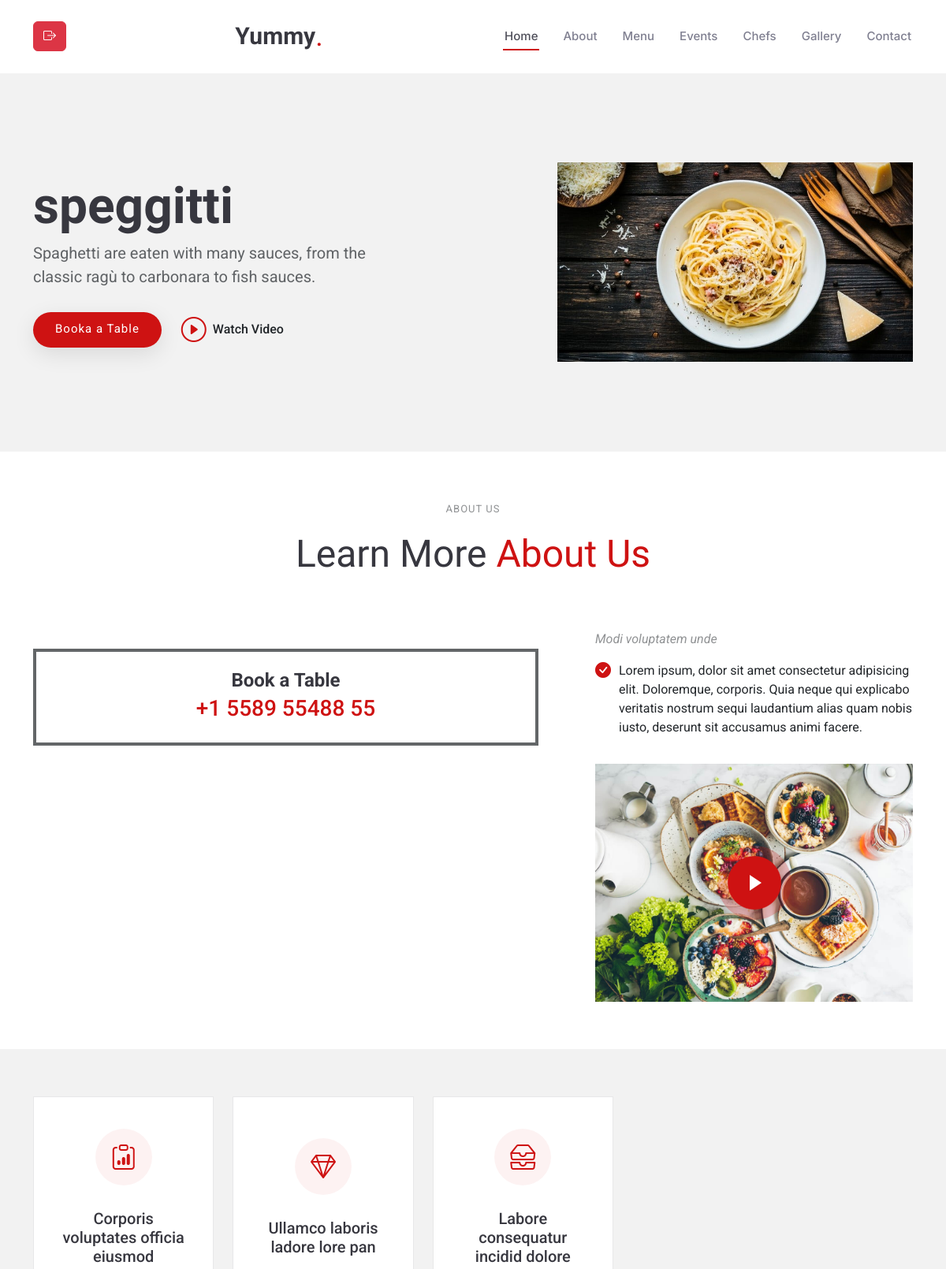
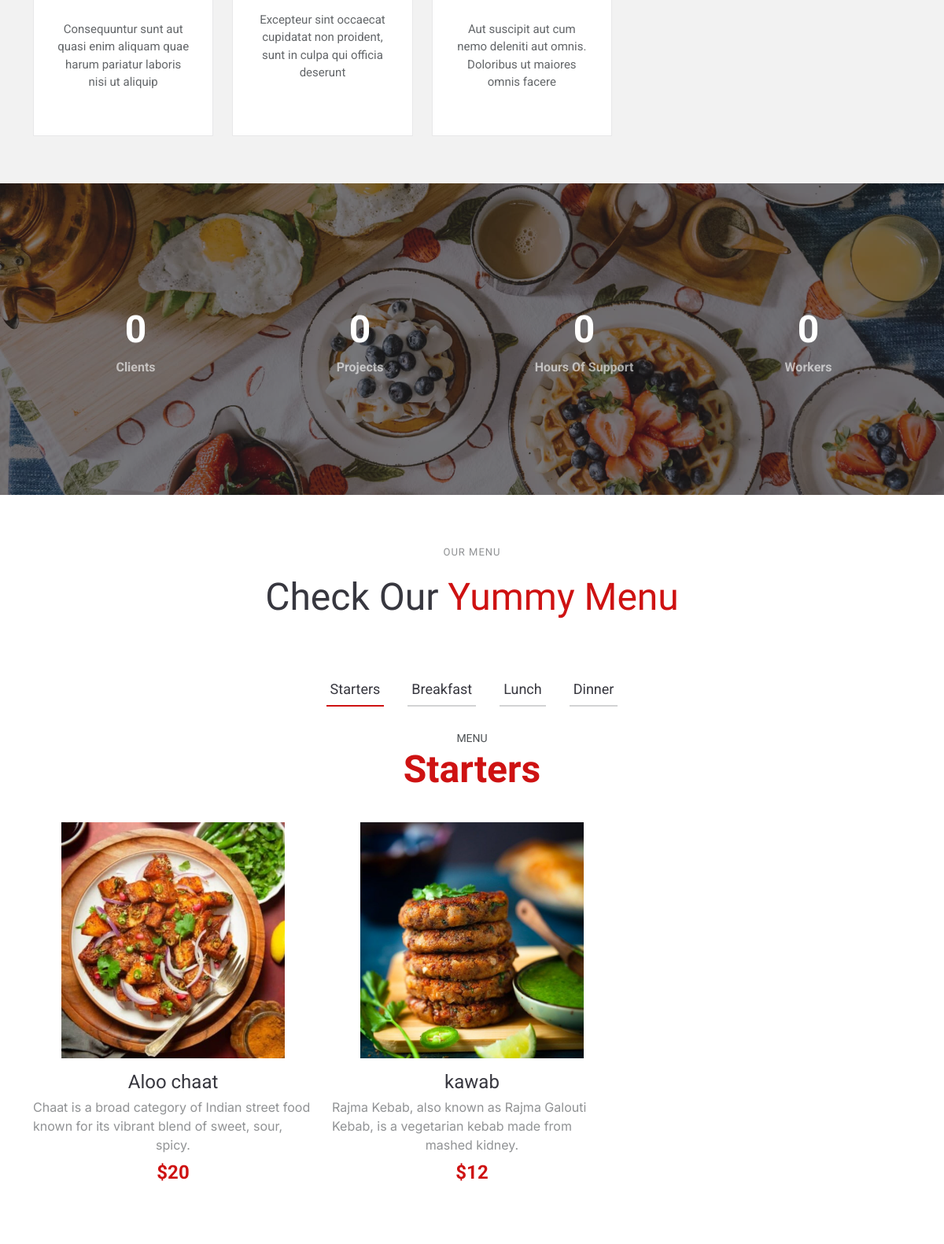
Screenshot of /user/user_dashboard/dashboard.php (upper part) with the database file from the repository (2 pictures, top to bottom).
### tables this page shows
CREATE TABLE `hom_about` (
  `id` int(11) NOT NULL,
  `title` varchar(250) NOT NULL,
  `description` varchar(250) NOT NULL,
  `image` varchar(250) NOT NULL
);

CREATE TABLE `admin_home` (
  `id` int(11) NOT NULL,
  `title` varchar(200) NOT NULL,
  `description` varchar(200) NOT NULL,
  `image` varchar(200) NOT NULL
);

CREATE TABLE `categories` (
  `id` int(11) NOT NULL,
  `food_title` varchar(250) NOT NULL,
  `food_description` varchar(250) NOT NULL,
  `food_price` varchar(250) NOT NULL,
  `type` varchar(250) NOT NULL,
  `image` varchar(250) NOT NULL
);

### user/user_dashboard/dashboard.php (the view, shortened to what this page needs)
<?php
require_once '../../common/config.php';
$select_home = "select * from hom_about LIMIT 1";
$result = mysqli_query($con_query,$select_home);
while($data=mysqli_fetch_assoc($result)){
?>
<!DOCTYPE html>
<html lang="en">
<head>
  <link href="assets/vendor/bootstrap/css/bootstrap.min.css" rel="stylesheet">
  <link href="assets/vendor/bootstrap-icons/bootstrap-icons.css" rel="stylesheet">
  <link href="assets/vendor/aos/aos.css" rel="stylesheet">
  <link href="assets/vendor/glightbox/css/glightbox.min.css" rel="stylesheet">
  <link href="assets/vendor/swiper/swiper-bundle.min.css" rel="stylesheet">
  <link href="../user_dashboard/assets/css/main.css" rel="stylesheet">
</head>
<body class="index-page">
  <header id="header" class="header d-flex align-items-center sticky-top">
    <div class="container position-relative d-flex align-items-center justify-content-between">
      <a href="index.html" class="logo d-flex align-items-center me-auto me-xl-0">
        <h1 class="sitename">Yummy</h1>
        <span>.</span>
      </a>
      <nav id="navmenu" class="navmenu">
        <ul>
          <li><a href="#hero" class="active">Home<br></a></li>
          <li><a href="#about">About</a></li>
          <li><a href="#menu">Menu</a></li>
          <li><a href="#events">Events</a></li>
          <li><a href="#chefs">Chefs</a></li>
          <li><a href="#gallery">Gallery</a></li>
          <li><a href="#contact">Contact</a></li>
        </ul>
      </nav>
      <a href="#" class="btn btn-danger d-flex align-items-center gap-2" id="logoutbtn" title="Logout">
  <i class="bi bi-box-arrow-right"></i>
</a>
    </div>
  </header>
  <main class="main">
    <section id="hero" class="hero section light-background">
      <div class="container">
        <div class="row gy-4 justify-content-center justify-content-lg-between">
          <div class="col-lg-5 order-2 order-lg-1 d-flex flex-column justify-content-center">
            <h1 data-aos="fade-up"><?php echo $data['title'];?></h1>
            <p data-aos="fade-up" data-aos-delay="100"><?php echo $data['description'];?></p>
            <div class="d-flex" data-aos="fade-up" data-aos-delay="200">
              <a href="#book-a-table" class="btn-get-started">Booka a Table</a>
              <a href="https://youtu.be/YXYjwALuA7c?si=xxsaDJ5wfY0K8n_N" class="glightbox btn-watch-video d-flex align-items-center"><i class="bi bi-play-circle"></i><span>Watch Video</span></a>
            </div>
          </div>
          <div class="col-lg-5 order-1 order-lg-2 hero-img" data-aos="zoom-out">
            <img src="../image/<?php echo $data['image']; ?>" class="img-fluid animated" alt="">
          </div>
        </div>
      </div>
    </section>
<?php } ?>
    <section id="about" class="about section">
      <div class="container section-title" data-aos="fade-up">
        <h2>About Us<br></h2>
        <p><span>Learn More</span> <span class="description-title">About Us</span></p>
      </div>
      <div class="container">
        <div class="row gy-4">
          <?php
          $select_admin = "select * from admin_home LIMIT 1";
          $res_admin = mysqli_query($con_query,$select_admin);
          while($data=mysqli_fetch_assoc($res_admin )){
          ?>
          <div class="col-lg-7" data-aos="fade-up" data-aos-delay="100">
            <div class="book-a-table">
              <h3>Book a Table</h3>
              <p>+1 5589 55488 55</p>
            </div>
          </div>
          <div class="col-lg-5" data-aos="fade-up" data-aos-delay="250">
            <div class="content ps-0 ps-lg-5">
              <p class="fst-italic">
              <?php echo $data['title'];?>
              </p>
              <ul>
                <li><i class="bi bi-check-circle-fill"></i> <span><?php echo $data['description'];?></span></li>
              </ul>
              <div class="position-relative mt-4">
                <img src="assets/img/about-2.jpg" class="img-fluid" alt="">
                <a href="https://youtu.be/ebtoOdddJE0?si=r2tdCfmIVYcnihhL" class="glightbox pulsating-play-btn"></a>
              </div>
            </div>
          </div>
            <?php } ?>
        </div>
      </div>
    </section>
    <section id="why-us" class="why-us section light-background">
      <div class="container">
        <div class="row gy-4">
          <div class="col-lg-8 d-flex align-items-stretch">
            <div class="row gy-4" data-aos="fade-up" data-aos-delay="200">
              <div class="col-xl-4">
                <div class="icon-box d-flex flex-column justify-content-center align-items-center">
                  <i class="bi bi-clipboard-data"></i>
                  <h4>Corporis voluptates officia eiusmod</h4>
                  <p>Consequuntur sunt aut quasi enim aliquam quae harum pariatur laboris nisi ut aliquip</p>
                </div>
              </div>
              <div class="col-xl-4" data-aos="fade-up" data-aos-delay="300">
                <div class="icon-box d-flex flex-column justify-content-center align-items-center">
                  <i class="bi bi-gem"></i>
                  <h4>Ullamco laboris ladore lore pan</h4>
                  <p>Excepteur sint occaecat cupidatat non proident, sunt in culpa qui officia deserunt</p>
                </div>
              </div>
              <div class="col-xl-4" data-aos="fade-up" data-aos-delay="400">
                <div class="icon-box d-flex flex-column justify-content-center align-items-center">
                  <i class="bi bi-inboxes"></i>
                  <h4>Labore consequatur incidid dolore</h4>
                  <p>Aut suscipit aut cum nemo deleniti aut omnis. Doloribus ut maiores omnis facere</p>
                </div>
              </div>
            </div>
          </div>
        </div>
      </div>
    </section>
    <section id="stats" class="stats section dark-background">
      <img src="assets/img/stats-bg.jpg" alt="" data-aos="fade-in">
      <div class="container position-relative" data-aos="fade-up" data-aos-delay="100">
        <div class="row gy-4">
          <div class="col-lg-3 col-md-6">
            <div class="stats-item text-center w-100 h-100">
              <span data-purecounter-start="0" data-purecounter-end="232" data-purecounter-duration="1" class="purecounter"></span>
              <p>Clients</p>
            </div>
          </div>
          <div class="col-lg-3 col-md-6">
            <div class="stats-item text-center w-100 h-100">
              <span data-purecounter-start="0" data-purecounter-end="521" data-purecounter-duration="1" class="purecounter"></span>
              <p>Projects</p>
            </div>
          </div>
          <div class="col-lg-3 col-md-6">
            <div class="stats-item text-center w-100 h-100">
              <span data-purecounter-start="0" data-purecounter-end="1453" data-purecounter-duration="1" class="purecounter"></span>
              <p>Hours Of Support</p>
            </div>
          </div>
          <div class="col-lg-3 col-md-6">
            <div class="stats-item text-center w-100 h-100">
              <span data-purecounter-start="0" data-purecounter-end="32" data-purecounter-duration="1" class="purecounter"></span>
              <p>Workers</p>
            </div>
          </div>
        </div>
      </div>
    </section>
    <section id="menu" class="menu section">
      <div class="container section-title" data-aos="fade-up">
        <h2>Our Menu</h2>
        <p><span>Check Our</span> <span class="description-title">Yummy Menu</span></p>
      </div>
      <div class="container">
        <ul class="nav nav-tabs d-flex justify-content-center" data-aos="fade-up" data-aos-delay="100">
          <li class="nav-item">
            <a class="nav-link active show" data-bs-toggle="tab" data-bs-target="#menu-starters">
              <h4>Starters</h4>
            </a>
          </li>
          <li class="nav-item">
            <a class="nav-link" data-bs-toggle="tab" data-bs-target="#menu-breakfast">
              <h4>Breakfast</h4>
            </a>
          </li>
          <li class="nav-item">
            <a class="nav-link" data-bs-toggle="tab" data-bs-target="#menu-lunch">
              <h4>Lunch</h4>
            </a>
          </li>
          <li class="nav-item">
            <a class="nav-link" data-bs-toggle="tab" data-bs-target="#menu-dinner">
              <h4>Dinner</h4>
            </a>
          </li>
        </ul>
        <div class="tab-content" data-aos="fade-up" data-aos-delay="200">
          <div class="tab-pane fade active show" id="menu-starters">
            <div class="tab-header text-center">
              <p>Menu</p>
              <h3>Starters</h3>
            </div>
            <div class="row gy-5">
                  <?php
                      $category_lunch = "select * from categories where type = 'starters'";
                      $res = mysqli_query($con_query,$category_lunch);
                      while($data=mysqli_fetch_assoc($res)){
                  ?>
              <div class="col-lg-4 menu-item">
              <a href="../image/<?php echo $data['image']; ?>" class="glightbox"> <img src="../image/<?php echo $data['image']; ?>"  style="width: 80%; height: 300px; object-fit: cover;" class="img-fluid animated" alt=""></a>
                <h4 class="mt-3" ><?php echo $data['food_title'];?></h4>
                <p class="ingredients">
                <?php echo $data['food_description'];?>
                </p>
                <p class="price">
                <?php echo $data['food_price'];?>
                </p>
              </div>
                 <?php
                      }
                      ?>
            </div>
          </div>
          </div>
        </div>
    </section>
  </main>
</body>
</html>

### rows the page displays
hom_about: title "speggitti", description "Spaghetti are eaten with many sauces, from the classic ragù to carbonara to fish sauces.", image (picture)
admin_home: title "Modi voluptatem unde", description "Lorem ipsum, dolor sit amet consectetur adipisicing elit. Doloremque, corporis. Quia neque qui explicabo veritatis nostrum sequi laudantium alias quam nobis iusto, deserunt sit accusamus animi facere."
categories: image (picture), food_title "Aloo chaat", food_description "Chaat is a broad category of Indian street food known for its vibrant blend of sweet, sour, spicy.", food_price "$20"
categories: image (picture), food_title "kawab", food_description "Rajma Kebab, also known as Rajma Galouti Kebab, is a vegetarian kebab made from mashed kidney.", food_price "$12"
